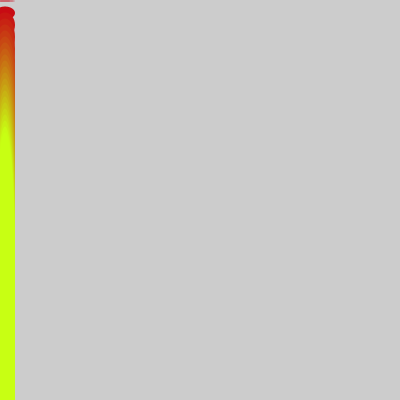
Frame 1 (no input)
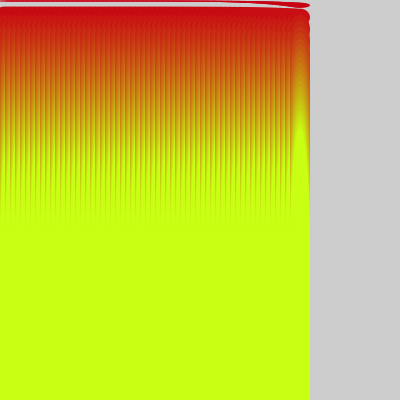
Frame 60 (the mouse pressed at the canvas centre just before this capture)
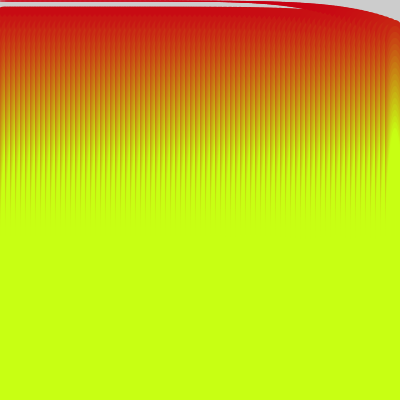
Frame 120 (the mouse held since frame 60 and released just before this capture)

The Processing sketch that drew these frames (run headless with seeded random() and noise(); from frame 60 on, the mouse is pressed at the canvas centre):

// Processing sketch: processing_168398
// ── processing_168398.pde

int x=5;
void setup() {
  size (400, 400);
}

void draw() {
  if(x <400) {
    float n = norm(x, 0.0, 250.0);
    for (float y= pow (n, 8); y <400; y +=10) {
      float g = y++;
      fill (200, g=g-1, 19);
      noStroke ();
      ellipse (x, y, 20, y++);
    }
    x+=5;
  }
}
